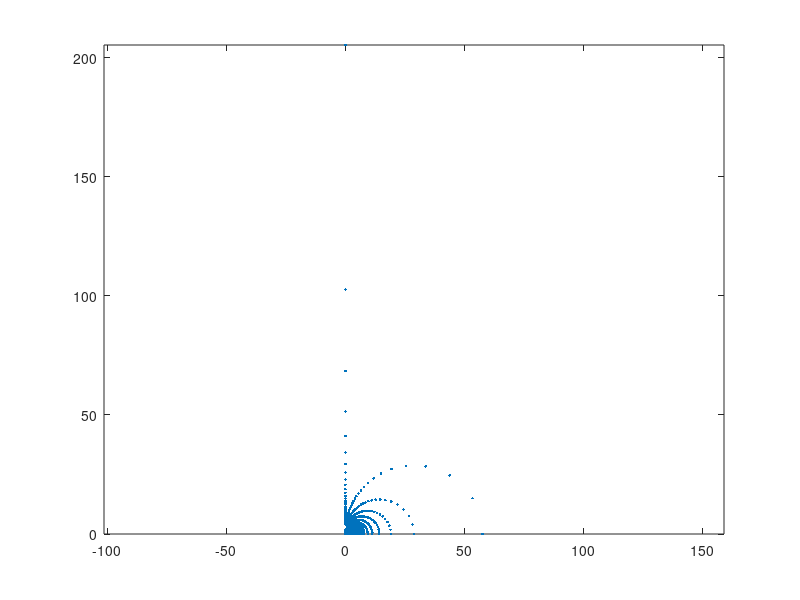

Write the MATLAB code that produced this figure.

clear all;

a = 1;
d = 3;

alpha = acosh(d/a);
c = d / coth(alpha);


xis = linspace(0,alpha, 65);
etas = linspace(0,pi,33);

[xis,etas] = ndgrid(xis,etas);

rs = c .* sin(etas) ./ (cosh(xis)-cos(etas));
zs = c .* sinh(xis) ./ (cosh(xis)-cos(etas));


figure; 
plot(rs(:),zs(:),'.'); 
axis equal;
